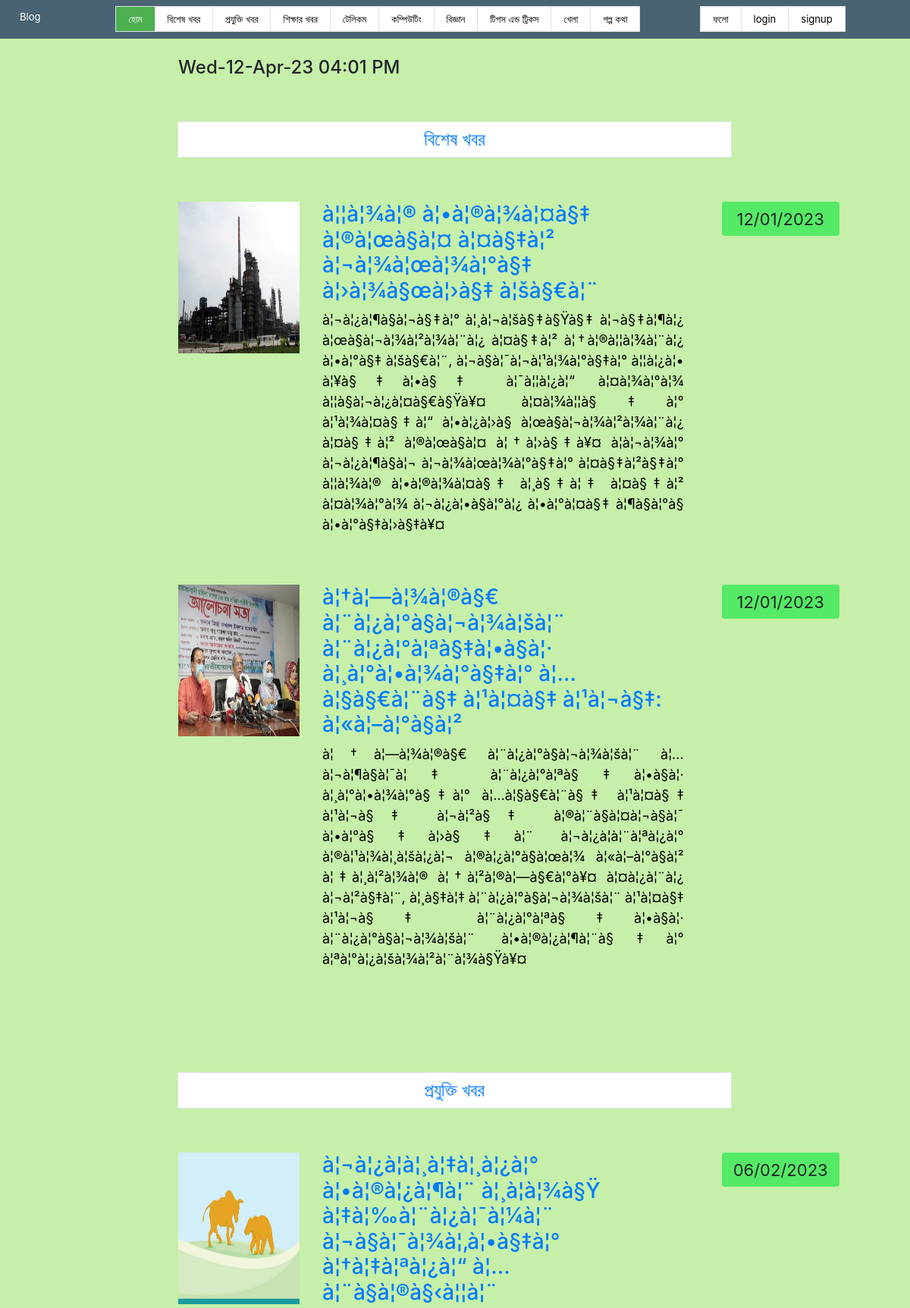
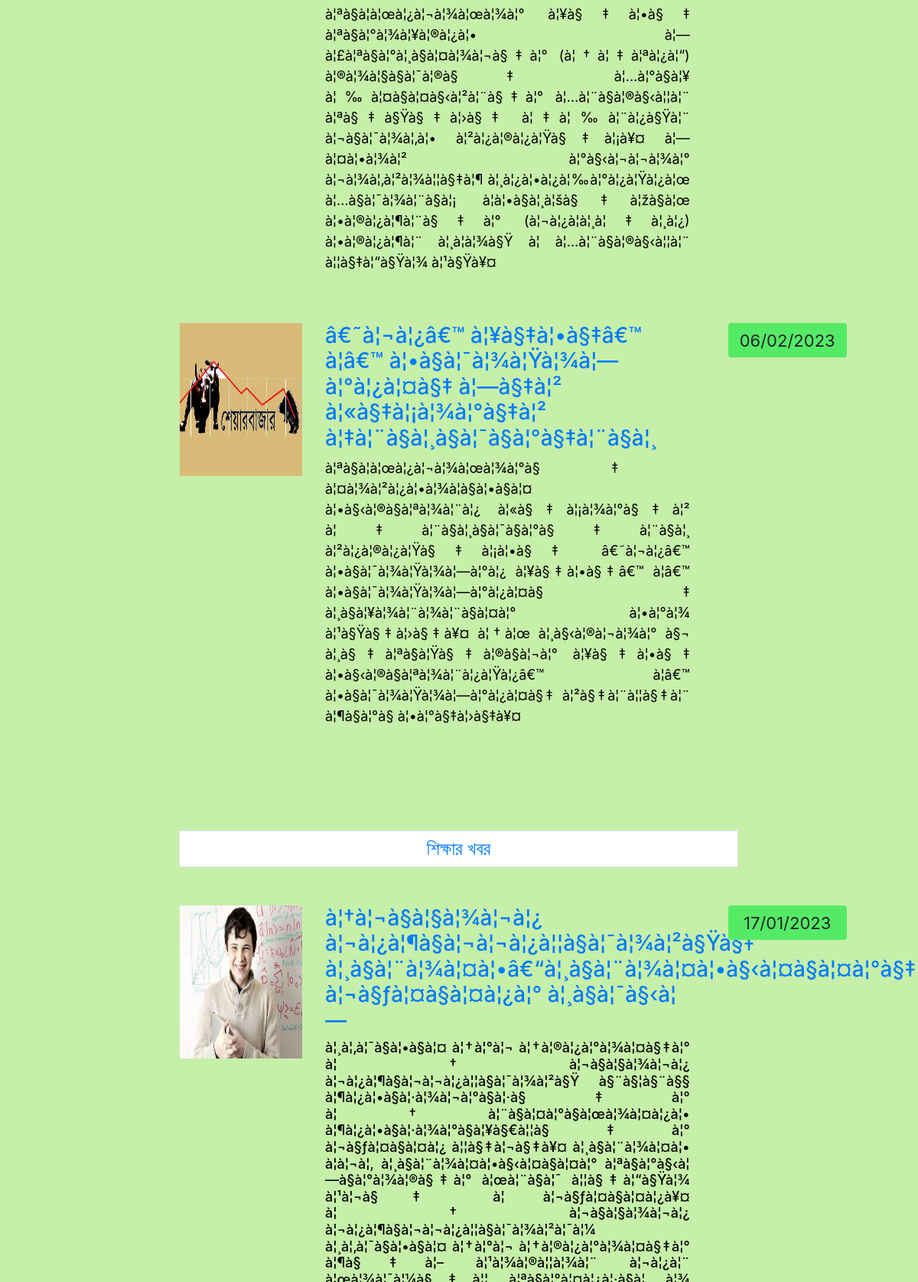
The page / (upper part) on the database its author committed (2 pictures, top to bottom).
### tables this page shows
CREATE TABLE `bnews` (
  `id` int(11) NOT NULL,
  `title` mediumtext NOT NULL,
  `image` longtext NOT NULL,
  `description` mediumtext NOT NULL,
  `post` longtext NOT NULL,
  `dat` varchar(20) NOT NULL,
  `count` int(11) NOT NULL,
  `dat2` varchar(50) NOT NULL
);

CREATE TABLE `pnews` (
  `id` int(11) NOT NULL,
  `title` mediumtext NOT NULL,
  `image` longtext NOT NULL,
  `description` mediumtext NOT NULL,
  `post` longtext NOT NULL,
  `dat` varchar(20) NOT NULL,
  `count` int(11) NOT NULL,
  `dat2` varchar(50) NOT NULL
);

CREATE TABLE `study` (
  `id` int(11) NOT NULL,
  `title` mediumtext NOT NULL,
  `image` longtext NOT NULL,
  `description` mediumtext NOT NULL,
  `post` longtext NOT NULL,
  `dat` varchar(20) NOT NULL,
  `count` int(11) NOT NULL,
  `dat2` varchar(50) NOT NULL
);

### sources/home.php (the view, shortened to what this page needs)
<!DOCTYPE html>
<html>
<head>
</head>
<body style="background: #c6efa9; ">
	<div class="container" >
		<div class="row" >
			<div class="col-md-2">
			</div>
			<div class="col-md-8">
				<br>
				<h4><?php echo date("D-d-M-y  h:i A"); ?></h4> <br> <br>
				<h4 style="text-align: center;"><a class="page-link" href="http://localhost/blog/বিশেষ-খবর"> বিশেষ খবর </a></h4>
				<?php
					$page = "bnews";
					$sql = " SELECT * FROM $page ORDER BY id desc limit 2 ";
					$result = mysqli_query($conn,$sql);
					while($row=mysqli_fetch_assoc($result)){ ?>
				<div class="row" style="padding-top:50px ;">
					<div class="col-md-3">
					<a href="./index.php?a=view&&id=<?php echo $row['id']; ?>&&page=<?php echo $page; ?>&&page-number=<?php echo $current_page; ?>">
					<img width="100%" height="200px" src="<?php echo $row['image']; ?>  "> </a>
					</div>
					<div class="col-md-8">
				<a href="./index.php?a=view&&id=<?php echo $row['id']; ?>&&page=<?php echo $page; ?>&&page-number=<?php echo $current_page; ?>">	<h3> <?php echo $row['title']; ?> </h3> </a>
					<p> <?php echo $row['description']; ?> </p>
					</div>
					<div class="col-md-1">
						<form action="#" method="POST" >
							<button class="btn" type="button" name="update" style="width:155px; margin-bottom:14px ; margin-left: 20px; background:#55ea65; height: 45px; font-size: 22px; ">
								<?php echo $row['dat']; ?>
							</button>
						</form>
					</div>
				</div>
			<?php } ?> <br> <br> <br> <br> <br>
			<h4 style="text-align: center;"><a class="page-link" href="http://localhost/blog/প্রযুক্তি-খবর"> প্রযুক্তি খবর </a></h4>
				<?php
					$page = "pnews";
					$sql = " SELECT * FROM $page ORDER BY id desc limit 2 ";
					$result = mysqli_query($conn,$sql);
					while($row=mysqli_fetch_assoc($result)){ ?>
				<div class="row" style="padding-top:50px ;">
					<div class="col-md-3">
					<a href="../index.php?a=view&&id=<?php echo $row['id']; ?>&&page=<?php echo $page; ?>&&page-number=<?php echo $current_page; ?>">
					<img width="100%" height="200px" src=" <?php echo $row['image']; ?>  "> </a>
					</div>
					<div class="col-md-8">
				<a href="./index.php?a=view&&id=<?php echo $row['id']; ?>&&page=<?php echo $page; ?>&&page-number=<?php echo $current_page; ?>">	<h3> <?php echo $row['title']; ?> </h3> </a>
					<p> <?php echo $row['description']; ?> </p>
					</div>
					<div class="col-md-1">
						<form action="#" method="POST" >
							<button class="btn" type="button" name="update" style="width:155px; margin-bottom:14px ; margin-left: 20px; background:#55ea65; height: 45px; font-size: 22px; ">
								<?php echo $row['dat']; ?>
							</button>
						</form>
					</div>
				</div>
			<?php } ?> <br> <br> <br> <br> <br>
			<h4 ><a style="text-align: center;" class="page-link" href="http://localhost/blog/শিক্ষার-খবর"> শিক্ষার খবর </a>
				<?php
					$page = "study";
					$sql = " SELECT * FROM $page ORDER BY id desc limit 2 ";
					$result = mysqli_query($conn,$sql);
					while($row=mysqli_fetch_assoc($result)){ ?>
				<div class="row" style="padding-top:50px ;">
					<div class="col-md-3">
					<a href="./index.php?a=view&&id=<?php echo $row['id']; ?>&&page=<?php echo $page; ?>&&page-number=<?php echo $current_page; ?>">
					<img width="100%" height="200px" src=" <?php echo $row['image']; ?>  "> </a>
					</div>
					<div class="col-md-8">
				<a href="./index.php?a=view&&id=<?php echo $row['id']; ?>&&page=<?php echo $page; ?>&&page-number=<?php echo $current_page; ?>">	<h3> <?php echo $row['title']; ?> </h3> </a>
					<p> <?php echo $row['description']; ?> </p>
					</div>
					<div class="col-md-1">
						<form action="#" method="POST" >
							<button class="btn" type="button" name="update" style="width:155px; margin-bottom:14px ; margin-left: 20px; background:#55ea65; height: 45px; font-size: 22px; ">
								<?php echo $row['dat']; ?>
							</button>
						</form>
					</div>
				</div>
			<?php } ?> <br> <br> <br> <br> <br>
				<?php
					$page = "telecom";
					$sql = " SELECT * FROM $page ORDER BY id desc limit 2 ";
					$result = mysqli_query($conn,$sql);
					while($row=mysqli_fetch_assoc($result)){ ?>
				<div class="row" style="padding-top:50px ;">
					<div class="col-md-3">
					<a href="./index.php?a=view&&id=<?php echo $row['id']; ?>&&page=<?php echo $page; ?>&&page-number=<?php echo $current_page; ?>">
					<img width="100%" height="200px" src=" <?php echo $row['image']; ?>  "> </a>
					</div>
					<div class="col-md-8">
				<a href="./index.php?a=view&&id=<?php echo $row['id']; ?>&&page=<?php echo $page; ?>&&page-number=<?php echo $current_page; ?>">	<h3> <?php echo $row['title']; ?> </h3> </a>
					<p> <?php echo $row['description']; ?> </p>
					</div>
					<div class="col-md-1">
						<form action="#" method="POST" >
							<button class="btn" type="button" name="update" style="width:155px; margin-bottom:14px ; margin-left: 20px; background:#55ea65; height: 45px; font-size: 22px; ">
								<?php echo $row['dat']; ?>
							</button>
						</form>
					</div>
				</div>
			<?php } ?> <br> <br> <br> <br> <br>
				<?php
					$page = "computing";
					$sql = " SELECT * FROM $page ORDER BY id desc limit 2 ";
					$result = mysqli_query($conn,$sql);
					while($row=mysqli_fetch_assoc($result)){ ?>
				<div class="row" style="padding-top:50px ;">
					<div class="col-md-3">
					<a href="./index.php?a=view&&id=<?php echo $row['id']; ?>&&page=<?php echo $page; ?>&&page-number=<?php echo $current_page; ?>">
					<img width="100%" height="200px" src=" <?php echo $row['image']; ?>  "> </a>
					</div>
					<div class="col-md-8">
				<a href="./index.php?a=view&&id=<?php echo $row['id']; ?>&&page=<?php echo $page; ?>&&page-number=<?php echo $current_page; ?>">	<h3> <?php echo $row['title']; ?> </h3> </a>
					<p> <?php echo $row['description']; ?> </p>
					</div>
					<div class="col-md-1">
						<form action="#" method="POST" >
							<button class="btn" type="button" name="update" style="width:155px; margin-bottom:14px ; margin-left: 20px; background:#55ea65; height: 45px; font-size: 22px; ">
								<?php echo $row['dat']; ?>
							</button>
						</form>
					</div>
				</div>
			<?php } ?> <br> <br> <br> <br> <br>
				<?php
					$page = "science";
					$sql = " SELECT * FROM $page ORDER BY id desc limit 2 ";
					$result = mysqli_query($conn,$sql);
					while($row=mysqli_fetch_assoc($result)){ ?>
				<div class="row" style="padding-top:50px ;">
					<div class="col-md-3">
					<a href="./index.php?a=view&&id=<?php echo $row['id']; ?>&&page=<?php echo $page; ?>&&page-number=<?php echo $current_page; ?>">
					<img width="100%" height="200px" src=" <?php echo $row['image']; ?>  "> </a>
					</div>
					<div class="col-md-8">
				<a href="./index.php?a=view&&id=<?php echo $row['id']; ?>&&page=<?php echo $page; ?>&&page-number=<?php echo $current_page; ?>">	<h3> <?php echo $row['title']; ?> </h3> </a>
					<p> <?php echo $row['description']; ?> </p>
					</div>
					<div class="col-md-1">
						<form action="#" method="POST" >
							<button class="btn" type="button" name="update" style="width:155px; margin-bottom:14px ; margin-left: 20px; background:#55ea65; height: 45px; font-size: 22px; ">
								<?php echo $row['dat']; ?>
							</button>
						</form>
					</div>
				</div>
			<?php } ?> <br> <br> <br> <br> <br>
				<?php
					$page = "tips";
					$sql = " SELECT * FROM $page ORDER BY id desc limit 2 ";
					$result = mysqli_query($conn,$sql);
					while($row=mysqli_fetch_assoc($result)){ ?>
				<div class="row" style="padding-top:50px ;">
					<div class="col-md-3">
					<a href="./index.php?a=view&&id=<?php echo $row['id']; ?>&&page=<?php echo $page; ?>&&page-number=<?php echo $current_page; ?>">
					<img width="100%" height="200px" src=" <?php echo $row['image']; ?>  "> </a>
					</div>
					<div class="col-md-8">
				<a href="./index.php?a=view&&id=<?php echo $row['id']; ?>&&page=<?php echo $page; ?>&&page-number=<?php echo $current_page; ?>">	<h3> <?php echo $row['title']; ?> </h3> </a>
					<p> <?php echo $row['description']; ?> </p>
					</div>
					<div class="col-md-1">
						<form action="#" method="POST" >
							<button class="btn" type="button" name="update" style="width:155px; margin-bottom:14px ; margin-left: 20px; background:#55ea65; height: 45px; font-size: 22px; ">
								<?php echo $row['dat']; ?>
							</button>
						</form>
					</div>
				</div>
			<?php } ?> <br> <br> <br> <br> <br>
				<?php
					$page = "sports";
					$sql = " SELECT * FROM $page ORDER BY id desc limit 2 ";
					$result = mysqli_query($conn,$sql);
					while($row=mysqli_fetch_assoc($result)){ ?>
				<div class="row" style="padding-top:50px ;">
					<div class="col-md-3">
					<a href="./index.php?a=view&&id=<?php echo $row['id']; ?>&&page=<?php echo $page; ?>&&page-number=<?php echo $current_page; ?>">
					<img width="100%" height="200px" src=" <?php echo $row['image']; ?>  "> </a>
					</div>
					<div class="col-md-8">
				<a href="./index.php?a=view&&id=<?php echo $row['id']; ?>&&page=<?php echo $page; ?>&&page-number=<?php echo $current_page; ?>">	<h3> <?php echo $row['title']; ?> </h3> </a>
					<p> <?php echo $row['description']; ?> </p>
					</div>
					<div class="col-md-1">
						<form action="#" method="POST" >
							<button class="btn" type="button" name="update" style="width:155px; margin-bottom:14px ; margin-left: 20px; background:#55ea65; height: 45px; font-size: 22px; ">
								<?php echo $row['dat']; ?>
							</button>
						</form>
					</div>
				</div>
			<?php } ?> <br> <br> <br> <br> <br>
				<?php
					$page = "story";
					$sql = " SELECT * FROM $page ORDER BY id desc limit 2 ";
					$result = mysqli_query($conn,$sql);
					while($row=mysqli_fetch_assoc($result)){ ?>
				<div class="row" style="padding-top:50px ;">
					<div class="col-md-3">
					<a href="./index.php?a=view&&id=<?php echo $row['id']; ?>&&page=<?php echo $page; ?>&&page-number=<?php echo $current_page; ?>">
					<img width="100%" height="200px" src=" <?php echo $row['image']; ?>  "> </a>
					</div>
					<div class="col-md-8">
				<a href="./index.php?a=view&&id=<?php echo $row['id']; ?>&&page=<?php echo $page; ?>&&page-number=<?php echo $current_page; ?>">	<h3> <?php echo $row['title']; ?> </h3> </a>
					<p> <?php echo $row['description']; ?> </p>
					</div>
					<div class="col-md-1">
						<form action="#" method="POST" >
							<button class="btn" type="button" name="update" style="width:155px; margin-bottom:14px ; margin-left: 20px; background:#55ea65; height: 45px; font-size: 22px; ">
								<?php echo $row['dat']; ?>
							</button>
						</form>
					</div>
				</div>
			<?php } ?> <br> <br> <br> <br> <br>
			</div>
			<div class="col-md-2">
			</div>
		</div>
	</div>
</body>
</html>

### rows shown on the page
bnews: image (picture), title "à¦¦à¦¾à¦® à¦•à¦®à¦¾à¦¤à§‡ à¦®à¦œà§à¦¤ à¦¤à§‡à¦² à¦¬à¦¾à¦œà¦¾à¦°à§‡ à¦›à¦¾à§œà¦›à§‡ à¦šà§€à¦¨", description "à¦¬à¦¿à¦¶à§à¦¬à§‡à¦° à¦¸à¦¬à¦šà§‡à§Ÿà§‡ à¦¬à§‡à¦¶à¦¿ à¦œà§à¦¬à¦¾à¦²à¦¾à¦¨à¦¿ à¦¤à§‡à¦² à¦†à¦®à¦¦à¦¾à¦¨à¦¿ à¦•à¦°à§‡ à¦šà§€à¦¨, à¦¬à§à¦¯à¦¬à¦¹à¦¾à¦°à§‡à¦° à¦¦à¦¿à¦• à¦¥à§‡à¦•à§‡ à¦¯à¦¦à¦¿à¦“ à¦¤à¦¾à¦°à¦¾ à¦¦à§à¦¬à¦¿à¦¤à§€à§Ÿà¥¤ à¦¤à¦¾à¦¦à§‡à¦° à¦¹à¦¾à¦¤à§‡à¦“ à¦•à¦¿à¦›à§ à¦œà§à¦¬à¦¾à¦²à¦¾à¦¨à¦¿ à¦¤à§‡à¦² à¦®à¦œà§à¦¤ à¦†à¦›à§‡à¥¤ à¦à¦¬à¦¾à¦° à¦¬à¦¿à¦¶à§à¦¬ à¦¬à¦¾à¦œà¦¾à¦°à§‡à¦° à¦¤à§‡à¦²à§‡à¦° à¦¦à¦¾à¦® à¦•à¦®à¦¾à¦¤à§‡ à¦¸à§‡à¦‡ à¦¤à§‡à¦² à¦¤à¦¾à¦°à¦¾ à¦¬à¦¿à¦•à§à¦°à¦¿ à¦•à¦°à¦¤à§‡ à¦¶à§à¦°à§ à¦•à¦°à§‡à¦›à§‡à¥¤", dat "12/01/2023"
bnews: image (picture), title "à¦†à¦—à¦¾à¦®à§€ à¦¨à¦¿à¦°à§à¦¬à¦¾à¦šà¦¨ à¦¨à¦¿à¦°à¦ªà§‡à¦•à§à¦· à¦¸à¦°à¦•à¦¾à¦°à§‡à¦° à¦…à¦§à§€à¦¨à§‡ à¦¹à¦¤à§‡ à¦¹à¦¬à§‡: à¦«à¦–à¦°à§à¦²", description "à¦†à¦—à¦¾à¦®à§€ à¦¨à¦¿à¦°à§à¦¬à¦¾à¦šà¦¨ à¦…à¦¬à¦¶à§à¦¯à¦‡ à¦¨à¦¿à¦°à¦ªà§‡à¦•à§à¦· à¦¸à¦°à¦•à¦¾à¦°à§‡à¦° à¦…à¦§à§€à¦¨à§‡ à¦¹à¦¤à§‡ à¦¹à¦¬à§‡ à¦¬à¦²à§‡ à¦®à¦¨à§à¦¤à¦¬à§à¦¯ à¦•à¦°à§‡à¦›à§‡à¦¨ à¦¬à¦¿à¦à¦¨à¦ªà¦¿à¦° à¦®à¦¹à¦¾à¦¸à¦šà¦¿à¦¬ à¦®à¦¿à¦°à§à¦œà¦¾ à¦«à¦–à¦°à§à¦² à¦‡à¦¸à¦²à¦¾à¦® à¦†à¦²à¦®à¦—à§€à¦°à¥¤ à¦¤à¦¿à¦¨à¦¿ à¦¬à¦²à§‡à¦¨, à¦¸à§‡à¦‡ à¦¨à¦¿à¦°à§à¦¬à¦¾à¦šà¦¨ à¦¹à¦¤à§‡ à¦¹à¦¬à§‡ à¦¨à¦¿à¦°à¦ªà§‡à¦•à§à¦· à¦¨à¦¿à¦°à§à¦¬à¦¾à¦šà¦¨ à¦•à¦®à¦¿à¦¶à¦¨à§‡à¦° à¦ªà¦°à¦¿à¦šà¦¾à¦²à¦¨à¦¾à§Ÿà¥¤", dat "12/01/2023"
pnews: image (picture), title "à¦¬à¦¿à¦à¦¸à¦‡à¦¸à¦¿à¦° à¦•à¦®à¦¿à¦¶à¦¨ à¦¸à¦­à¦¾à§Ÿ à¦‡à¦‰à¦¨à¦¿à¦¯à¦¼à¦¨ à¦¬à§à¦¯à¦¾à¦‚à¦•à§‡à¦° à¦†à¦‡à¦ªà¦¿à¦“ à¦…à¦¨à§à¦®à§‹à¦¦à¦¨", description "à¦ªà§à¦à¦œà¦¿à¦¬à¦¾à¦œà¦¾à¦° à¦¥à§‡à¦•à§‡ à¦ªà§à¦°à¦¾à¦¥à¦®à¦¿à¦• à¦—à¦£à¦ªà§à¦°à¦¸à§à¦¤à¦¾à¦¬à§‡à¦° (à¦†à¦‡à¦ªà¦¿à¦“) à¦®à¦¾à¦§à§à¦¯à¦®à§‡ à¦…à¦°à§à¦¥ à¦‰à¦¤à§à¦¤à§‹à¦²à¦¨à§‡à¦° à¦…à¦¨à§à¦®à§‹à¦¦à¦¨ à¦ªà§‡à§Ÿà§‡à¦›à§‡ à¦‡à¦‰à¦¨à¦¿à§Ÿà¦¨ à¦¬à§à¦¯à¦¾à¦‚à¦• à¦²à¦¿à¦®à¦¿à¦Ÿà§‡à¦¡à¥¤ à¦—à¦¤à¦•à¦¾à¦² à¦°à§‹à¦¬à¦¬à¦¾à¦° à¦¬à¦¾à¦‚à¦²à¦¾à¦¦à§‡à¦¶ à¦¸à¦¿à¦•à¦¿à¦‰à¦°à¦¿à¦Ÿà¦¿à¦œ à¦…à§à¦¯à¦¾à¦¨à§à¦¡ à¦à¦•à§à¦¸à¦šà§‡à¦žà§à¦œ à¦•à¦®à¦¿à¦¶à¦¨à§‡à¦° (à¦¬à¦¿à¦à¦¸à¦‡à¦¸à¦¿) à¦•à¦®à¦¿à¦¶à¦¨ à¦¸à¦­à¦¾à§Ÿ à¦ à¦…à¦¨à§à¦®à§‹à¦¦à¦¨ à¦¦à§‡à¦“à§Ÿà¦¾ à¦¹à§Ÿà¥¤", dat "06/02/2023"
pnews: image (picture), title "â€˜à¦¬à¦¿â€™ à¦¥à§‡à¦•à§‡â€™ à¦â€™ à¦•à§à¦¯à¦¾à¦Ÿà¦¾à¦—à¦°à¦¿à¦¤à§‡ à¦—à§‡à¦² à¦«à§‡à¦¡à¦¾à¦°à§‡à¦² à¦‡à¦¨à§à¦¸à§à¦¯à§à¦°à§‡à¦¨à§à¦¸", description "à¦ªà§à¦à¦œà¦¿à¦¬à¦¾à¦œà¦¾à¦°à§‡ à¦¤à¦¾à¦²à¦¿à¦•à¦¾à¦­à§à¦•à§à¦¤ à¦•à§‹à¦®à§à¦ªà¦¾à¦¨à¦¿ à¦«à§‡à¦¡à¦¾à¦°à§‡à¦² à¦‡à¦¨à§à¦¸à§à¦¯à§à¦°à§‡à¦¨à§à¦¸ à¦²à¦¿à¦®à¦¿à¦Ÿà§‡à¦¡à¦•à§‡ â€˜à¦¬à¦¿â€™ à¦•à§à¦¯à¦¾à¦Ÿà¦¾à¦—à¦°à¦¿ à¦¥à§‡à¦•à§‡â€™ à¦â€™ à¦•à§à¦¯à¦¾à¦Ÿà¦¾à¦—à¦°à¦¿à¦¤à§‡ à¦¸à§à¦¥à¦¾à¦¨à¦¾à¦¨à§à¦¤à¦° à¦•à¦°à¦¾ à¦¹à§Ÿà§‡à¦›à§‡à¥¤ à¦†à¦œ à¦¸à§‹à¦®à¦¬à¦¾à¦° à§¬ à¦¸à§‡à¦ªà§à¦Ÿà§‡à¦®à§à¦¬à¦° à¦¥à§‡à¦•à§‡ à¦•à§‹à¦®à§à¦ªà¦¾à¦¨à¦¿à¦Ÿà¦¿â€™ à¦â€™ à¦•à§à¦¯à¦¾à¦Ÿà¦¾à¦—à¦°à¦¿à¦¤à§‡ à¦²à§‡à¦¨à¦¦à§‡à¦¨ à¦¶à§à¦°à§ à¦•à¦°à§‡à¦›à§‡à¥¤", dat "06/02/2023"
study: image (picture), title "à¦†à¦¬à§à¦§à¦¾à¦¬à¦¿ à¦¬à¦¿à¦¶à§à¦¬à¦¬à¦¿à¦¦à§à¦¯à¦¾à¦²à§Ÿà§‡ à¦¸à§à¦¨à¦¾à¦¤à¦•â€“à¦¸à§à¦¨à¦¾à¦¤à¦•à§‹à¦¤à§à¦¤à¦°à§‡ à¦¬à§ƒà¦¤à§à¦¤à¦¿à¦° à¦¸à§à¦¯à§‹à¦—", dat "17/01/2023"
